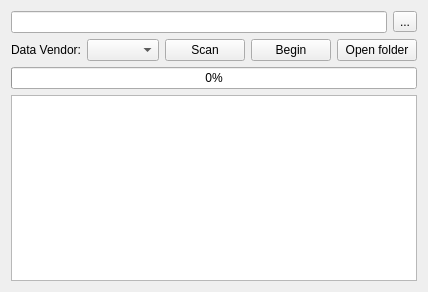
<?xml version="1.0" encoding="UTF-8"?>
<ui version="4.0">
 <class>MRNWidget</class>
 <widget class="QWidget" name="MRNWidget">
  <property name="geometry">
   <rect>
    <x>0</x>
    <y>0</y>
    <width>408</width>
    <height>292</height>
   </rect>
  </property>
  <property name="windowTitle">
   <string>Smart3D merge root node tool</string>
  </property>
  <layout class="QVBoxLayout" name="verticalLayout">
   <item>
    <layout class="QHBoxLayout" name="horizontalLayout_2">
     <item>
      <widget class="QLineEdit" name="lineEdit_dataFolder"/>
     </item>
     <item>
      <widget class="QToolButton" name="toolButton">
       <property name="text">
        <string>...</string>
       </property>
      </widget>
     </item>
    </layout>
   </item>
   <item>
    <layout class="QHBoxLayout" name="horizontalLayout">
     <item>
      <widget class="QLabel" name="label">
       <property name="maximumSize">
        <size>
         <width>100</width>
         <height>16777215</height>
        </size>
       </property>
       <property name="text">
        <string>Data Vendor:</string>
       </property>
      </widget>
     </item>
     <item>
      <widget class="QComboBox" name="comboBox_dataVendor">
       <property name="maximumSize">
        <size>
         <width>200</width>
         <height>16777215</height>
        </size>
       </property>
      </widget>
     </item>
     <item>
      <widget class="QPushButton" name="pushButton_scan">
       <property name="text">
        <string>Scan</string>
       </property>
      </widget>
     </item>
     <item>
      <widget class="QPushButton" name="pushButton_begin">
       <property name="text">
        <string>Begin</string>
       </property>
      </widget>
     </item>
     <item>
      <widget class="QPushButton" name="pushButton_openFolder">
       <property name="text">
        <string>Open folder</string>
       </property>
      </widget>
     </item>
    </layout>
   </item>
   <item>
    <widget class="QProgressBar" name="progressBar">
     <property name="value">
      <number>0</number>
     </property>
    </widget>
   </item>
   <item>
    <widget class="QPlainTextEdit" name="plainTextEdit">
     <property name="textInteractionFlags">
      <set>Qt::TextSelectableByKeyboard|Qt::TextSelectableByMouse</set>
     </property>
    </widget>
   </item>
  </layout>
 </widget>
 <resources>
  <include location="../Resources/resources.qrc"/>
 </resources>
 <connections/>
</ui>
